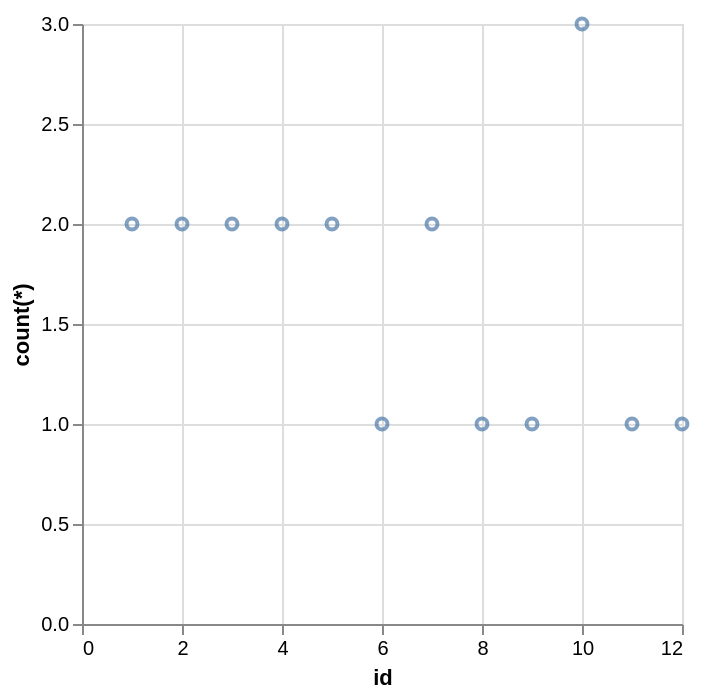

The Vega-Lite source for this figure:
### Vega-Lite specification from a JSON file in a GitHub repository (floating-point values rounded to 4 significant figures)
{"data": {"values": [{"x_data": 1, "y_data": 2}, {"x_data": 2, "y_data": 2}, {"x_data": 3, "y_data": 2}, {"x_data": 4, "y_data": 2}, {"x_data": 5, "y_data": 2}, {"x_data": 6, "y_data": 1}, {"x_data": 7, "y_data": 2}, {"x_data": 8, "y_data": 1}, {"x_data": 9, "y_data": 1}, {"x_data": 10, "y_data": 3}, {"x_data": 11, "y_data": 1}, {"x_data": 12, "y_data": 1}]}, "mark": "point", "encoding": {"x": {"field": "x_data", "type": "quantitative", "title": "id"}, "y": {"field": "y_data", "type": "quantitative", "title": "count(*)"}}}
